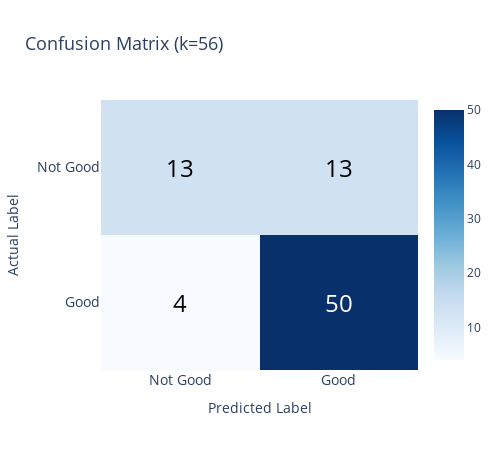

Notebook code for this chart:
### Markdown cell above
## 11. Confusion Matrix
Visual representation of model predictions vs actual labels:
- **True Negatives (TN)**: Correctly predicted "Not Good" wines
- **False Positives (FP)**: "Not Good" wines incorrectly predicted as "Good"
- **False Negatives (FN)**: "Good" wines incorrectly predicted as "Not Good"
- **True Positives (TP)**: Correctly predicted "Good" wines

### Code cell
y_pred = classifier.predict(X_test_norm)
cm = confusion_matrix(y_test, y_pred)

labels = ['Not Good', 'Good']

annotations = []
for i in range(2):
    for j in range(2):
        annotations.append(
            dict(
                x=labels[j],
                y=labels[i],
                text=str(cm[i, j]),
                showarrow=False,
                font=dict(size=24, color='white' if cm[i, j] > cm.max()/2 else 'black')
            )
        )

fig = go.Figure(data=go.Heatmap(
    z=cm,
    x=labels,
    y=labels,
    colorscale='Blues',
    showscale=True,
    hovertemplate='Actual: %{y}<br>Predicted: %{x}<br>Count: %{z}<extra></extra>'
))

fig.update_layout(
    title=dict(text=f'Confusion Matrix (k={best_k})', font=dict(size=18)),
    xaxis=dict(title='Predicted Label', tickfont=dict(size=14)),
    yaxis=dict(title='Actual Label', tickfont=dict(size=14), autorange='reversed'),
    annotations=annotations,
    width=500,
    height=450
)

fig.write_html('confusion_matrix.html')
fig.show()
print(f"\nInteractive confusion matrix saved as 'confusion_matrix.html'")

tn, fp, fn, tp = cm.ravel()
precision = tp / (tp + fp)
recall = tp / (tp + fn)
accuracy = (tp + tn) / (tp + tn + fp + fn)
f1 = 2 * (precision * recall) / (precision + recall)

print(f"\n" + "=" * 30)
print("CLASSIFICATION METRICS")
print("=" * 30)
print(f"\n  Accuracy:  {accuracy:.4f}")
print(f"  Precision: {precision:.4f}")
print(f"  Recall:    {recall:.4f}")
print(f"  F1-Score:  {f1:.4f}")

### Figure 1 — Plotly figure (JSON) as saved in the notebook; plotly's stock layout.template omitted (floating-point values rounded to 4 significant figures)
{"data": [{"colorscale": [[0, "rgb(247,251,255)"], [0.125, "rgb(222,235,247)"], [0.25, "rgb(198,219,239)"], [0.375, "rgb(158,202,225)"], [0.5, "rgb(107,174,214)"], [0.625, "rgb(66,146,198)"], [0.75, "rgb(33,113,181)"], [0.875, "rgb(8,81,156)"], [1, "rgb(8,48,107)"]], "hovertemplate": "Actual: %{y}<br>Predicted: %{x}<br>Count: %{z}<extra></extra>", "showscale": true, "type": "heatmap", "x": ["Not Good", "Good"], "y": ["Not Good", "Good"], "z": [[13, 13], [4, 50]]}], "layout": {"annotations": [{"font": {"color": "black", "size": 24}, "showarrow": false, "text": "13", "x": "Not Good", "y": "Not Good"}, {"font": {"color": "black", "size": 24}, "showarrow": false, "text": "13", "x": "Good", "y": "Not Good"}, {"font": {"color": "black", "size": 24}, "showarrow": false, "text": "4", "x": "Not Good", "y": "Good"}, {"font": {"color": "white", "size": 24}, "showarrow": false, "text": "50", "x": "Good", "y": "Good"}], "height": 450, "title": {"font": {"size": 18}, "text": "Confusion Matrix (k=56)"}, "width": 500, "xaxis": {"tickfont": {"size": 14}, "title": {"text": "Predicted Label"}}, "yaxis": {"autorange": "reversed", "tickfont": {"size": 14}, "title": {"text": "Actual Label"}}}}
